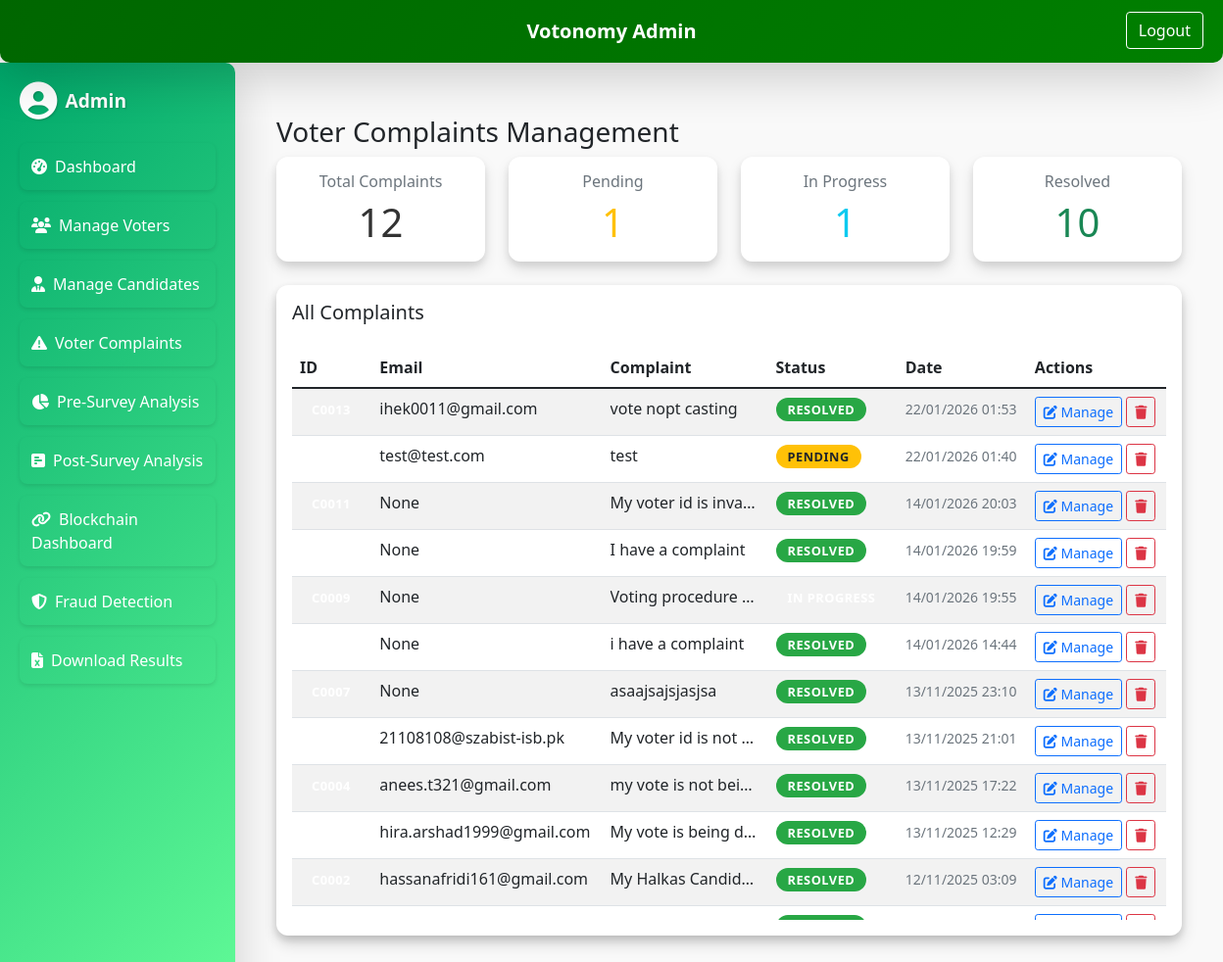
The page /admin/manage-complaints (signed in) on the database its author committed.
### models.py (models this page shows)
class Complaint(db.Model):
    id = db.Column(db.Integer, primary_key=True)
    email = db.Column(db.String(100), nullable=True)  # Made optional for anonymous complaints
    complaint_text = db.Column(db.Text, nullable=False)
    status = db.Column(db.String(20), default='Pending')  # Pending, In Progress, Resolved
    response = db.Column(db.Text)
    created_at = db.Column(db.DateTime, default=datetime.utcnow)

### admin.py (the view)
@admin_bp.route('/manage-complaints', methods=['GET'])
@admin_login_required
def manage_complaints():
    from models import Complaint
    complaints = Complaint.query.order_by(Complaint.created_at.desc()).all()
    return render_template('manage_complaints.html', complaints=complaints)

### admin.py (called while the page is built)
def admin_login_required(func):
    @wraps(func)
    def wrapper(*args, **kwargs):
        if not session.get("admin_logged_in"):
            return redirect(url_for("admin_bp.admin_login"))
        return func(*args, **kwargs)
    return wrapper

### templates/admin/manage_complaints.html (shortened to what this page needs)
{% extends "base_admin.html" %}
{% block content %}
<div class="container mt-4">
  <h3>Voter Complaints Management</h3>
  <div class="row mb-4">
    <div class="col-md-3">
      <div class="card-3d p-3 text-center card-stat">
        <h6 class="text-muted">Total Complaints</h6>
        <div class="display-6">{{ complaints|length }}</div>
      </div>
    </div>
    <div class="col-md-3">
      <div class="card-3d p-3 text-center card-stat">
        <h6 class="text-muted">Pending</h6>
        <div class="display-6 text-warning">{{ complaints|selectattr("status", "equalto", "Pending")|list|length }}</div>
      </div>
    </div>
    <div class="col-md-3">
      <div class="card-3d p-3 text-center card-stat">
        <h6 class="text-muted">In Progress</h6>
        <div class="display-6 text-info">{{ complaints|selectattr("status", "equalto", "In Progress")|list|length }}</div>
      </div>
    </div>
    <div class="col-md-3">
      <div class="card-3d p-3 text-center card-stat">
        <h6 class="text-muted">Resolved</h6>
        <div class="display-6 text-success">{{ complaints|selectattr("status", "equalto", "Resolved")|list|length }}</div>
      </div>
    </div>
  </div>
  <div class="admin-card-3d p-3">
    <h5>All Complaints</h5>
    {% if complaints|length == 0 %}
      <div class="text-center py-5">
        <i class="fas fa-inbox fa-3x text-muted mb-3"></i>
        <p class="text-muted">No complaints received yet.</p>
      </div>
    {% else %}
    <div style="max-height: 600px; overflow-y: auto;">
      <table class="table table-striped mt-3">
        <thead>
          <tr>
            <th>ID</th>
            <th>Email</th>
            <th>Complaint</th>
            <th>Status</th>
            <th>Date</th>
            <th>Actions</th>
          </tr>
        </thead>
        <tbody>
          {% for complaint in complaints %}
          <tr>
            <td>
              <span class="badge badge-primary">C{{ "%04d"|format(complaint.id) }}</span>
            </td>
            <td>{{ complaint.email }}</td>
            <td>
              <div style="max-width: 300px;">
                <div class="text-truncate" title="{{ complaint.complaint_text }}">
                  {{ complaint.complaint_text[:80] }}{% if complaint.complaint_text|length > 80 %}...{% endif %}
                </div>
              </div>
            </td>
            <td>
              {% if complaint.status == 'Pending' %}
                <span class="badge badge-warning">{{ complaint.status }}</span>
              {% elif complaint.status == 'In Progress' %}
                <span class="badge badge-info">{{ complaint.status }}</span>
              {% elif complaint.status == 'Resolved' %}
                <span class="badge badge-success">{{ complaint.status }}</span>
              {% endif %}
            </td>
            <td>
              <small class="text-muted">
                {{ complaint.created_at.strftime('%d/%m/%Y %H:%M') }}
              </small>
            </td>
            <td>
              <button type="button" class="btn btn-sm btn-outline-primary" data-bs-toggle="modal" data-bs-target="#complaintModal{{ complaint.id }}">
                <i class="fas fa-edit"></i> Manage
              </button>
              <form method="POST" action="{{ url_for('admin_bp.delete_complaint', complaint_id=complaint.id) }}" style="display:inline;" onsubmit="return confirm('Are you sure you want to delete this complaint?')">
                <button type="submit" class="btn btn-sm btn-outline-danger">
                  <i class="fas fa-trash"></i>
                </button>
              </form>
            </td>
          </tr>
          {% endfor %}
        </tbody>
      </table>
    </div>
    {% endif %}
  </div>
</div>
{% endblock %}

### static/css/admin_styles.css (style rules this page uses)
.admin-bg { background-color: #f9f9f9; position: relative; overflow: hidden; }
.admin-bg::before { content: ""; position: absolute; top: 0; left: 0; width: 100%; height: 100%; background: url('../images/pakistan_flag.png') no-repeat center center; background-size: cover; opacity: 0.2; z-index: -1; transform: perspective(500px) rotateX(2deg); }
.admin-card-3d { background: #ffffff; border-radius: 12px; box-shadow: 0 4px 8px rgba(0,0,0,0.15), 0 8px 16px rgba(0,0,0,0.15); transition: transform 0.3s ease, box-shadow 0.3s ease; margin-bottom: 20px; }
.card-3d { background: #ffffff; border-radius: 12px; box-shadow: 0 4px 8px rgba(0, 0, 0, 0.1), 0 8px 16px rgba(0, 0, 0, 0.1); transition: transform 0.3s ease, box-shadow 0.3s ease; }
.card-stat { cursor: pointer; color: #333; }
.badge { padding: 0.35rem 0.75rem; border-radius: 20px; font-size: 0.8rem; font-weight: 600; text-transform: uppercase; letter-spacing: 0.5px; }
.badge-success { background-color: #28a745; color: white; }
.badge-warning { background-color: #ffc107; color: #212529; }
.text-muted { color: #6c757d; }
.text-truncate { max-width: 150px; overflow: hidden; text-overflow: ellipsis; white-space: nowrap; }

### rows shown on the page
Complaint: email "ihek0011@gmail.com", complaint_text "vote nopt casting", status "RESOLVED", created_at "22/01/2026 01:53"
Complaint: email "test@test.com", complaint_text "test", status "PENDING", created_at "22/01/2026 01:40"
Complaint: email "None", complaint_text "My voter id is inva…", status "RESOLVED", created_at "14/01/2026 20:03"
Complaint: email "None", complaint_text "I have a complaint", status "RESOLVED", created_at "14/01/2026 19:59"
Complaint: email "None", complaint_text "Voting procedure…", created_at "14/01/2026 19:55"
Complaint: email "None", complaint_text "i have a complaint", status "RESOLVED", created_at "14/01/2026 14:44"
Complaint: email "None", complaint_text "asaajsajsjasjsa", status "RESOLVED", created_at "13/11/2025 23:10"
Complaint: email "21108108@szabist-isb.pk", complaint_text "My voter id is not…", status "RESOLVED", created_at "13/11/2025 21:01"
Complaint: email "anees.t321@gmail.com", complaint_text "my vote is not bei…", status "RESOLVED", created_at "13/11/2025 17:22"
Complaint: email "hira.arshad1999@gmail.com", complaint_text "My vote is being d…", status "RESOLVED", created_at "13/11/2025 12:29"
Complaint: email "hassanafridi161@gmail.com", complaint_text "My Halkas Candid…", status "RESOLVED", created_at "12/11/2025 03:09"

### other values the page prints
{{ complaints|length }} "12"
{{ complaints|selectattr("status", "equalto", "Pending")|list|length }} "1"
{{ complaints|selectattr("status", "equalto", "In Progress")|list|length }} "1"
{{ complaints|selectattr("status", "equalto", "Resolved")|list|length }} "10"
